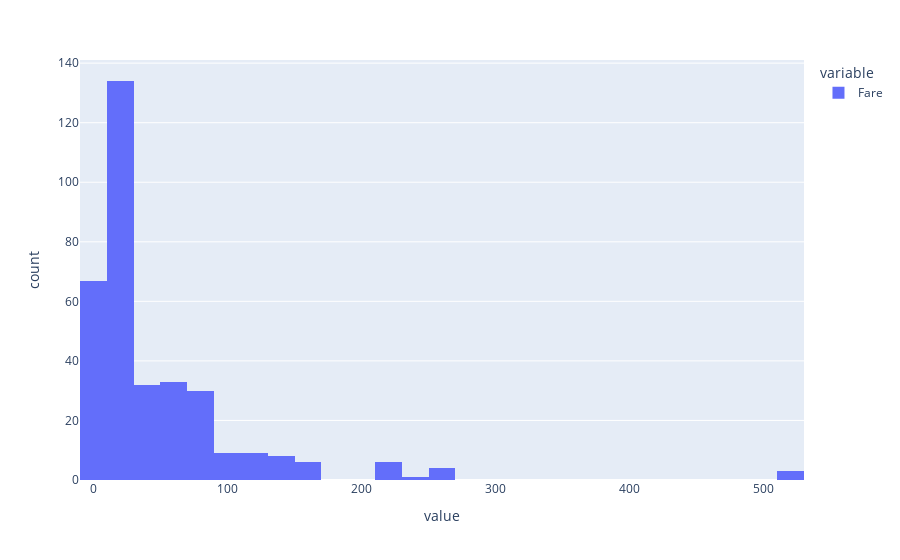

Here is the notebook cell this chart was saved with:
### Code cell
x=titanic_data['Fare'][titanic_data['Survived']==1]
px.histogram(x)

### Figure 1 — Plotly figure (JSON) as saved in the notebook; plotly's stock layout.template omitted (floating-point values rounded to 4 significant figures; data arrays with more than 128 entries replaced by an {"elided": "..."} marker saying what was removed)
{"data": [{"alignmentgroup": "True", "bingroup": "x", "hovertemplate": "variable=Fare<br>value=%{x}<br>count=%{y}<extra></extra>", "legendgroup": "Fare", "marker": {"color": "#636efa", "pattern": {"shape": ""}}, "name": "Fare", "offsetgroup": "Fare", "orientation": "v", "showlegend": true, "type": "histogram", "x": {"elided": "342 float values"}, "xaxis": "x", "yaxis": "y"}], "layout": {"barmode": "relative", "legend": {"title": {"text": "variable"}, "tracegroupgap": 0}, "margin": {"t": 60}, "xaxis": {"anchor": "y", "domain": [0, 1], "title": {"text": "value"}}, "yaxis": {"anchor": "x", "domain": [0, 1], "title": {"text": "count"}}}}
